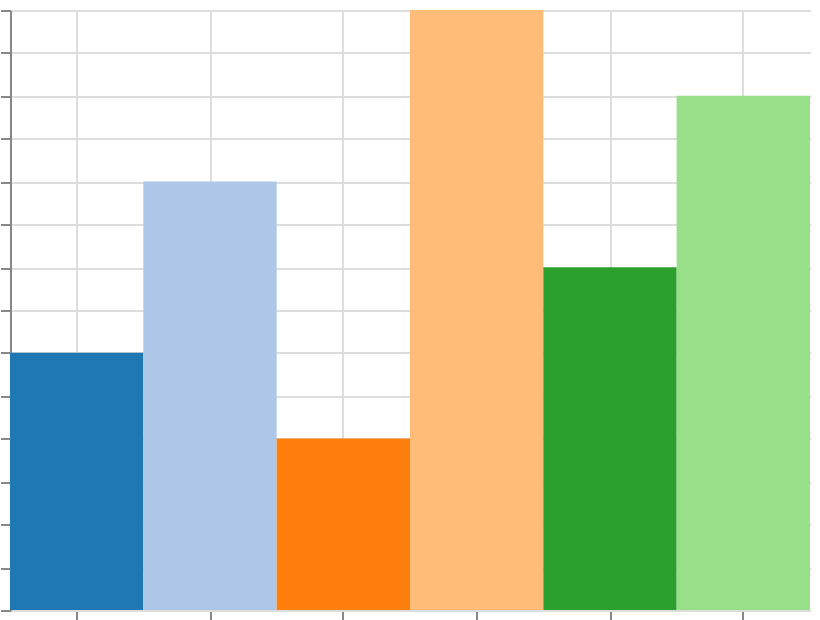

Vega-Lite specification for this chart:
### Vega specification from a JSON file in a GitHub repository (floating-point values rounded to 4 significant figures)
{"$schema": "https://vega.github.io/schema/vega/v6.json", "width": 400, "height": 300, "padding": 5, "autosize": "none", "data": [{"name": "table", "values": [{"cat": "A", "val": 3}, {"cat": "B", "val": 5}, {"cat": "C", "val": 2}, {"cat": "D", "val": 7}, {"cat": "E", "val": 4}, {"cat": "F", "val": 6}]}], "scales": [{"name": "x", "type": "band", "domain": {"data": "table", "field": "cat", "sort": true}, "range": "width"}, {"name": "y", "type": "linear", "domain": {"data": "table", "field": "val"}, "range": [{"signal": "height"}, 0], "zero": true, "nice": true}, {"name": "color", "type": "ordinal", "domain": {"data": "table", "field": "cat", "sort": true}, "range": {"scheme": "category20"}}], "marks": [{"type": "rect", "from": {"data": "table"}, "encode": {"update": {"x": {"scale": "x", "field": "cat"}, "width": {"scale": "x", "band": 1}, "y": {"scale": "y", "field": "val"}, "y2": {"scale": "y", "value": 0}, "fill": {"scale": "color", "field": "cat"}}}}], "axes": [{"scale": "x", "orient": "bottom", "grid": true, "labels": false}, {"scale": "y", "orient": "left", "grid": true, "labels": false}], "legends": [{"fill": "color"}]}
